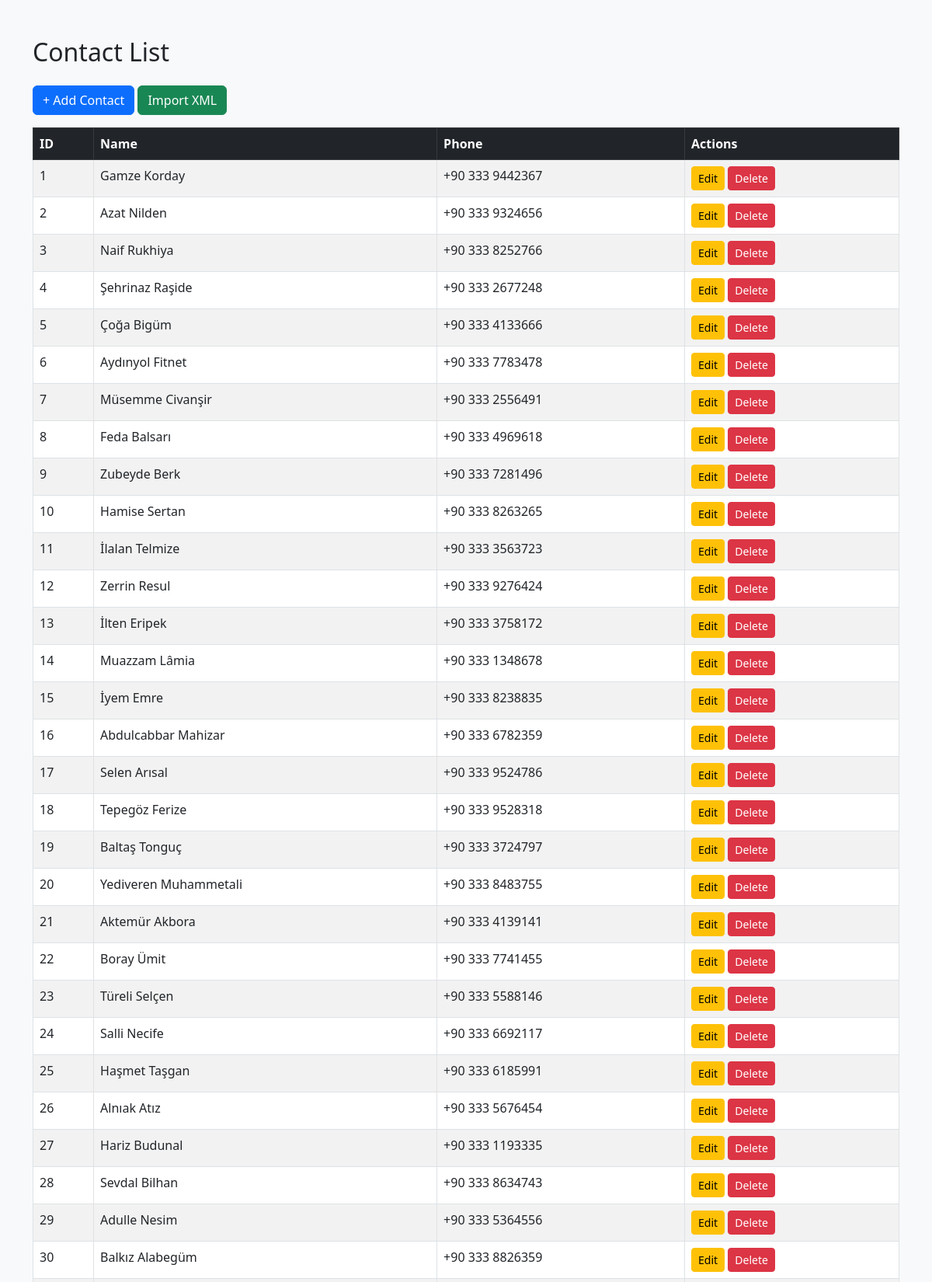
The page / (upper part) on the database its author committed.
### tables this page shows
CREATE TABLE `contacts` (
  `id` int(11) NOT NULL,
  `name` varchar(255) NOT NULL,
  `phone` varchar(20) NOT NULL
);

### index.php (the view, shortened to what this page needs)
<?php require 'db.php'; ?>
<!DOCTYPE html>
<html lang="en">
<head>
    <link href="https://cdn.jsdelivr.net/npm/bootstrap@5.3.0/dist/css/bootstrap.min.css" rel="stylesheet">
</head>
<body class="bg-light">
<div class="container mt-5">
    <h2 class="mb-4">Contact List</h2>
    <div class="mb-3">
        <a href="add.php" class="btn btn-primary">+ Add Contact</a>
        <a href="import.php" class="btn btn-success">Import XML</a>
    </div>
    <?php
    try {
        $stmt = $pdo->query("SELECT * FROM contacts ORDER BY id DESC");
        $contacts = $stmt->fetchAll();
    } catch (Exception $e) {
        echo "<div class='alert alert-danger'>" . $e->getMessage() . "</div>";
        $contacts = [];
    }
    ?>
    <table class="table table-bordered table-striped">
        <thead class="table-dark">
            <tr>
                <th>ID</th><th>Name</th><th>Phone</th><th>Actions</th>
            </tr>
        </thead>
        <tbody>
            <?php $counter = 1; ?>
			<?php if (count($contacts) > 0): ?>
			    <?php foreach ($contacts as $contact): ?>
			        <tr>
			            <td><?= $counter++ ?></td>
			            <td><?= htmlspecialchars($contact['name']) ?></td>
			            <td><?= htmlspecialchars($contact['phone']) ?></td>
			            <td>
			                <a href="edit.php?id=<?= $contact['id'] ?>" class="btn btn-warning btn-sm">Edit</a>
			                <a href="delete.php?id=<?= $contact['id'] ?>" class="btn btn-danger btn-sm"
			                   onclick="return confirm('Delete this contact?')">Delete</a>
			            </td>
			        </tr>
			    <?php endforeach ?>
			<?php else: ?>
			    <tr>
			        <td colspan="4" class="text-center text-danger">No contacts found.</td>
			    </tr>
			<?php endif; ?>
			</tbody>
    </table>
</div>
</body>
</html>

### rows shown on the page
contacts: name "Gamze Korday", phone "+90 333 9442367"
contacts: name "Azat Nilden", phone "+90 333 9324656"
contacts: name "Naif Rukhiya", phone "+90 333 8252766"
contacts: name "Şehrinaz Raşide", phone "+90 333 2677248"
contacts: name "Çoğa Bigüm", phone "+90 333 4133666"
contacts: name "Aydınyol Fitnet", phone "+90 333 7783478"
contacts: name "Müsemme Civanşir", phone "+90 333 2556491"
contacts: name "Feda Balsarı", phone "+90 333 4969618"
contacts: name "Zubeyde Berk", phone "+90 333 7281496"
contacts: name "Hamise Sertan", phone "+90 333 8263265"
contacts: name "İlalan Telmize", phone "+90 333 3563723"
contacts: name "Zerrin Resul", phone "+90 333 9276424"
contacts: name "İlten Eripek", phone "+90 333 3758172"
contacts: name "Muazzam Lâmia", phone "+90 333 1348678"
contacts: name "İyem Emre", phone "+90 333 8238835"
contacts: name "Abdulcabbar Mahizar", phone "+90 333 6782359"
contacts: name "Selen Arısal", phone "+90 333 9524786"
contacts: name "Tepegöz Ferize", phone "+90 333 9528318"
contacts: name "Baltaş Tonguç", phone "+90 333 3724797"
contacts: name "Yediveren Muhammetali", phone "+90 333 8483755"
contacts: name "Aktemür Akbora", phone "+90 333 4139141"
contacts: name "Boray Ümit", phone "+90 333 7741455"
contacts: name "Türeli Selçen", phone "+90 333 5588146"
contacts: name "Salli Necife", phone "+90 333 6692117"
contacts: name "Haşmet Taşgan", phone "+90 333 6185991"
contacts: name "Alnıak Atız", phone "+90 333 5676454"
contacts: name "Hariz Budunal", phone "+90 333 1193335"
contacts: name "Sevdal Bilhan", phone "+90 333 8634743"
contacts: name "Adulle Nesim", phone "+90 333 5364556"
contacts: name "Balkız Alabegüm", phone "+90 333 8826359"
